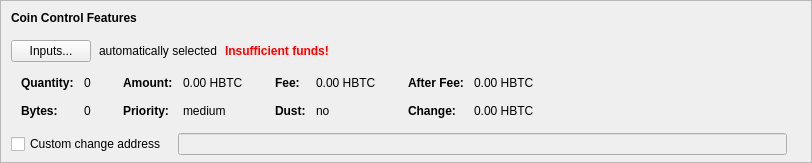
    <widget class="QFrame" name="frameCoinControl">
     <property name="sizePolicy">
      <sizepolicy hsizetype="Expanding" vsizetype="Expanding">
       <horstretch>0</horstretch>
       <verstretch>0</verstretch>
      </sizepolicy>
     </property>
     <property name="maximumSize">
      <size>
       <width>16777215</width>
       <height>16777215</height>
      </size>
     </property>
     <property name="frameShape">
      <enum>QFrame::StyledPanel</enum>
     </property>
     <property name="frameShadow">
      <enum>QFrame::Sunken</enum>
     </property>
     <layout class="QVBoxLayout" name="verticalLayoutCoinControl2">
      <property name="spacing">
       <number>0</number>
      </property>
      <property name="leftMargin">
       <number>0</number>
      </property>
      <property name="topMargin">
       <number>0</number>
      </property>
      <property name="rightMargin">
       <number>0</number>
      </property>
      <property name="bottomMargin">
       <number>6</number>
      </property>
      <item>
       <layout class="QVBoxLayout" name="verticalLayoutCoinControl" stretch="0,0,0,0,1">
        <property name="spacing">
         <number>0</number>
        </property>
        <property name="leftMargin">
         <number>10</number>
        </property>
        <property name="topMargin">
         <number>10</number>
        </property>
        <item>
         <layout class="QHBoxLayout" name="horizontalLayoutCoinControl1">
          <property name="bottomMargin">
           <number>15</number>
          </property>
          <item>
           <widget class="QLabel" name="labelCoinControlFeatures">
            <property name="sizePolicy">
             <sizepolicy hsizetype="Preferred" vsizetype="Maximum">
              <horstretch>0</horstretch>
              <verstretch>0</verstretch>
             </sizepolicy>
            </property>
            <property name="font">
             <font>
              <weight>75</weight>
              <bold>true</bold>
             </font>
            </property>
            <property name="styleSheet">
             <string notr="true">font-weight:bold;</string>
            </property>
            <property name="text">
             <string>Coin Control Features</string>
            </property>
           </widget>
          </item>
         </layout>
        </item>
        <item>
         <layout class="QHBoxLayout" name="horizontalLayoutCoinControl2" stretch="0,0,0,0">
          <property name="spacing">
           <number>8</number>
          </property>
          <property name="bottomMargin">
           <number>10</number>
          </property>
          <item>
           <widget class="QPushButton" name="pushButtonCoinControl">
            <property name="styleSheet">
             <string notr="true"/>
            </property>
            <property name="text">
             <string>Inputs...</string>
            </property>
            <property name="autoDefault">
             <bool>false</bool>
            </property>
           </widget>
          </item>
          <item>
           <widget class="QLabel" name="labelCoinControlAutomaticallySelected">
            <property name="text">
             <string>automatically selected</string>
            </property>
            <property name="margin">
             <number>5</number>
            </property>
           </widget>
          </item>
          <item>
           <widget class="QLabel" name="labelCoinControlInsuffFunds">
            <property name="font">
             <font>
              <weight>75</weight>
              <bold>true</bold>
             </font>
            </property>
            <property name="styleSheet">
             <string notr="true">color:red;font-weight:bold;</string>
            </property>
            <property name="text">
             <string>Insufficient funds!</string>
            </property>
            <property name="margin">
             <number>5</number>
            </property>
           </widget>
          </item>
          <item>
           <spacer name="horizontalSpacerCoinControl">
            <property name="orientation">
             <enum>Qt::Horizontal</enum>
            </property>
            <property name="sizeHint" stdset="0">
             <size>
              <width>40</width>
              <height>1</height>
             </size>
            </property>
           </spacer>
          </item>
         </layout>
        </item>
        <item>
         <widget class="QWidget" name="widgetCoinControl" native="true">
          <property name="sizePolicy">
           <sizepolicy hsizetype="Preferred" vsizetype="Preferred">
            <horstretch>0</horstretch>
            <verstretch>0</verstretch>
           </sizepolicy>
          </property>
          <property name="minimumSize">
           <size>
            <width>0</width>
            <height>0</height>
           </size>
          </property>
          <property name="styleSheet">
           <string notr="true"/>
          </property>
          <layout class="QHBoxLayout" name="horizontalLayoutCoinControl5">
           <property name="leftMargin">
            <number>0</number>
           </property>
           <property name="topMargin">
            <number>0</number>
           </property>
           <property name="rightMargin">
            <number>0</number>
           </property>
           <property name="bottomMargin">
            <number>0</number>
           </property>
           <item>
            <layout class="QHBoxLayout" name="horizontalLayoutCoinControl3" stretch="0,0,0,1">
             <property name="spacing">
              <number>20</number>
             </property>
             <property name="topMargin">
              <number>0</number>
             </property>
             <property name="bottomMargin">
              <number>10</number>
             </property>
             <item>
              <layout class="QFormLayout" name="formLayoutCoinControl1">
               <property name="horizontalSpacing">
                <number>10</number>
               </property>
               <property name="verticalSpacing">
                <number>14</number>
               </property>
               <property name="leftMargin">
                <number>10</number>
               </property>
               <property name="topMargin">
                <number>4</number>
               </property>
               <property name="rightMargin">
                <number>6</number>
               </property>
               <item row="0" column="0">
                <widget class="QLabel" name="labelCoinControlQuantityText">
                 <property name="font">
                  <font>
                   <weight>75</weight>
                   <bold>true</bold>
                  </font>
                 </property>
                 <property name="text">
                  <string>Quantity:</string>
                 </property>
                 <property name="margin">
                  <number>0</number>
                 </property>
                </widget>
               </item>
               <item row="0" column="1">
                <widget class="QLabel" name="labelCoinControlQuantity">
                 <property name="cursor">
                  <cursorShape>IBeamCursor</cursorShape>
                 </property>
                 <property name="contextMenuPolicy">
                  <enum>Qt::ActionsContextMenu</enum>
                 </property>
                 <property name="text">
                  <string notr="true">0</string>
                 </property>
                 <property name="margin">
                  <number>0</number>
                 </property>
                 <property name="textInteractionFlags">
                  <set>Qt::LinksAccessibleByMouse|Qt::TextSelectableByKeyboard|Qt::TextSelectableByMouse</set>
                 </property>
                </widget>
               </item>
               <item row="1" column="0">
                <widget class="QLabel" name="labelCoinControlBytesText">
                 <property name="font">
                  <font>
                   <weight>75</weight>
                   <bold>true</bold>
                  </font>
                 </property>
                 <property name="text">
                  <string>Bytes:</string>
                 </property>
                </widget>
               </item>
               <item row="1" column="1">
                <widget class="QLabel" name="labelCoinControlBytes">
                 <property name="cursor">
                  <cursorShape>IBeamCursor</cursorShape>
                 </property>
                 <property name="contextMenuPolicy">
                  <enum>Qt::ActionsContextMenu</enum>
                 </property>
                 <property name="text">
                  <string notr="true">0</string>
                 </property>
                 <property name="textInteractionFlags">
                  <set>Qt::LinksAccessibleByMouse|Qt::TextSelectableByKeyboard|Qt::TextSelectableByMouse</set>
                 </property>
                </widget>
               </item>
              </layout>
             </item>
             <item>
              <layout class="QFormLayout" name="formLayoutCoinControl2">
               <property name="horizontalSpacing">
                <number>10</number>
               </property>
               <property name="verticalSpacing">
                <number>14</number>
               </property>
               <property name="leftMargin">
                <number>6</number>
               </property>
               <property name="topMargin">
                <number>4</number>
               </property>
               <property name="rightMargin">
                <number>6</number>
               </property>
               <item row="0" column="0">
                <widget class="QLabel" name="labelCoinControlAmountText">
                 <property name="font">
                  <font>
                   <weight>75</weight>
                   <bold>true</bold>
                  </font>
                 </property>
                 <property name="text">
                  <string>Amount:</string>
                 </property>
                 <property name="margin">
                  <number>0</number>
                 </property>
                </widget>
               </item>
               <item row="0" column="1">
                <widget class="QLabel" name="labelCoinControlAmount">
                 <property name="cursor">
                  <cursorShape>IBeamCursor</cursorShape>
                 </property>
                 <property name="contextMenuPolicy">
                  <enum>Qt::ActionsContextMenu</enum>
                 </property>
                 <property name="text">
                  <string notr="true">0.00 HBTC</string>
                 </property>
                 <property name="textInteractionFlags">
                  <set>Qt::LinksAccessibleByMouse|Qt::TextSelectableByKeyboard|Qt::TextSelectableByMouse</set>
                 </property>
                </widget>
               </item>
               <item row="1" column="0">
                <widget class="QLabel" name="labelCoinControlPriorityText">
                 <property name="font">
                  <font>
                   <weight>75</weight>
                   <bold>true</bold>
                  </font>
                 </property>
                 <property name="text">
                  <string>Priority:</string>
                 </property>
                </widget>
               </item>
               <item row="1" column="1">
                <widget class="QLabel" name="labelCoinControlPriority">
                 <property name="cursor">
                  <cursorShape>IBeamCursor</cursorShape>
                 </property>
                 <property name="contextMenuPolicy">
                  <enum>Qt::ActionsContextMenu</enum>
                 </property>
                 <property name="text">
                  <string notr="true">medium</string>
                 </property>
                 <property name="textInteractionFlags">
                  <set>Qt::LinksAccessibleByMouse|Qt::TextSelectableByKeyboard|Qt::TextSelectableByMouse</set>
                 </property>
                </widget>
               </item>
              </layout>
             </item>
             <item>
              <layout class="QFormLayout" name="formLayoutCoinControl3">
               <property name="horizontalSpacing">
                <number>10</number>
               </property>
               <property name="verticalSpacing">
                <number>14</number>
               </property>
               <property name="leftMargin">
                <number>6</number>
               </property>
               <property name="topMargin">
                <number>4</number>
               </property>
               <property name="rightMargin">
                <number>6</number>
               </property>
               <item row="0" column="0">
                <widget class="QLabel" name="labelCoinControlFeeText">
                 <property name="font">
                  <font>
                   <weight>75</weight>
                   <bold>true</bold>
                  </font>
                 </property>
                 <property name="text">
                  <string>Fee:</string>
                 </property>
                 <property name="margin">
                  <number>0</number>
                 </property>
                </widget>
               </item>
               <item row="0" column="1">
                <widget class="QLabel" name="labelCoinControlFee">
                 <property name="cursor">
                  <cursorShape>IBeamCursor</cursorShape>
                 </property>
                 <property name="contextMenuPolicy">
                  <enum>Qt::ActionsContextMenu</enum>
                 </property>
                 <property name="text">
                  <string notr="true">0.00 HBTC</string>
                 </property>
                 <property name="textInteractionFlags">
                  <set>Qt::LinksAccessibleByMouse|Qt::TextSelectableByKeyboard|Qt::TextSelectableByMouse</set>
                 </property>
                </widget>
               </item>
               <item row="1" column="0">
                <widget class="QLabel" name="labelCoinControlLowOutputText">
                 <property name="font">
                  <font>
                   <weight>75</weight>
                   <bold>true</bold>
                  </font>
                 </property>
                 <property name="text">
                  <string>Dust:</string>
                 </property>
                </widget>
               </item>
               <item row="1" column="1">
                <widget class="QLabel" name="labelCoinControlLowOutput">
                 <property name="cursor">
                  <cursorShape>IBeamCursor</cursorShape>
                 </property>
                 <property name="contextMenuPolicy">
                  <enum>Qt::ActionsContextMenu</enum>
                 </property>
                 <property name="text">
                  <string notr="true">no</string>
                 </property>
                 <property name="textInteractionFlags">
                  <set>Qt::LinksAccessibleByMouse|Qt::TextSelectableByKeyboard|Qt::TextSelectableByMouse</set>
                 </property>
                </widget>
               </item>
              </layout>
             </item>
             <item>
              <layout class="QFormLayout" name="formLayoutCoinControl4">
               <property name="horizontalSpacing">
                <number>10</number>
               </property>
               <property name="verticalSpacing">
                <number>14</number>
               </property>
               <property name="leftMargin">
                <number>6</number>
               </property>
               <property name="topMargin">
                <number>4</number>
               </property>
               <property name="rightMargin">
                <number>6</number>
               </property>
               <item row="0" column="0">
                <widget class="QLabel" name="labelCoinControlAfterFeeText">
                 <property name="font">
                  <font>
                   <weight>75</weight>
                   <bold>true</bold>
                  </font>
                 </property>
                 <property name="text">
                  <string>After Fee:</string>
                 </property>
                 <property name="margin">
                  <number>0</number>
                 </property>
                </widget>
               </item>
               <item row="0" column="1">
                <widget class="QLabel" name="labelCoinControlAfterFee">
                 <property name="cursor">
                  <cursorShape>IBeamCursor</cursorShape>
                 </property>
                 <property name="contextMenuPolicy">
                  <enum>Qt::ActionsContextMenu</enum>
                 </property>
                 <property name="text">
                  <string notr="true">0.00 HBTC</string>
                 </property>
                 <property name="textInteractionFlags">
                  <set>Qt::LinksAccessibleByMouse|Qt::TextSelectableByKeyboard|Qt::TextSelectableByMouse</set>
                 </property>
                </widget>
               </item>
               <item row="1" column="0">
                <widget class="QLabel" name="labelCoinControlChangeText">
                 <property name="font">
                  <font>
                   <weight>75</weight>
                   <bold>true</bold>
                  </font>
                 </property>
                 <property name="text">
                  <string>Change:</string>
                 </property>
                </widget>
               </item>
               <item row="1" column="1">
                <widget class="QLabel" name="labelCoinControlChange">
                 <property name="cursor">
                  <cursorShape>IBeamCursor</cursorShape>
                 </property>
                 <property name="contextMenuPolicy">
                  <enum>Qt::ActionsContextMenu</enum>
                 </property>
                 <property name="text">
                  <string notr="true">0.00 HBTC</string>
                 </property>
                 <property name="textInteractionFlags">
                  <set>Qt::LinksAccessibleByMouse|Qt::TextSelectableByKeyboard|Qt::TextSelectableByMouse</set>
                 </property>
                </widget>
               </item>
              </layout>
             </item>
            </layout>
           </item>
          </layout>
         </widget>
        </item>
        <item>
         <layout class="QHBoxLayout" name="horizontalLayoutCoinControl4" stretch="0,0,0">
          <property name="spacing">
           <number>12</number>
          </property>
          <property name="sizeConstraint">
           <enum>QLayout::SetDefaultConstraint</enum>
          </property>
          <property name="topMargin">
           <number>5</number>
          </property>
          <property name="rightMargin">
           <number>5</number>
          </property>
          <item>
           <widget class="QCheckBox" name="checkBoxCoinControlChange">
            <property name="toolTip">
             <string>If this is activated, but the change address is empty or invalid, change will be sent to a newly generated address.</string>
            </property>
            <property name="text">
             <string>Custom change address</string>
            </property>
           </widget>
          </item>
          <item>
           <widget class="QValidatedLineEdit" name="lineEditCoinControlChange">
            <property name="enabled">
             <bool>false</bool>
            </property>
            <property name="sizePolicy">
             <sizepolicy hsizetype="Expanding" vsizetype="Fixed">
              <horstretch>0</horstretch>
              <verstretch>0</verstretch>
             </sizepolicy>
            </property>
           </widget>
          </item>
          <item>
           <widget class="QLabel" name="labelCoinControlChangeLabel">
            <property name="sizePolicy">
             <sizepolicy hsizetype="Preferred" vsizetype="Expanding">
              <horstretch>0</horstretch>
              <verstretch>0</verstretch>
             </sizepolicy>
            </property>
            <property name="minimumSize">
             <size>
              <width>0</width>
              <height>0</height>
             </size>
            </property>
            <property name="text">
             <string/>
            </property>
            <property name="margin">
             <number>3</number>
            </property>
           </widget>
          </item>
         </layout>
        </item>
        <item>
         <spacer name="verticalSpacerCoinControl">
          <property name="orientation">
           <enum>Qt::Vertical</enum>
          </property>
          <property name="sizeHint" stdset="0">
           <size>
            <width>800</width>
            <height>1</height>
           </size>
          </property>
         </spacer>
        </item>
       </layout>
      </item>
     </layout>
    </widget>
